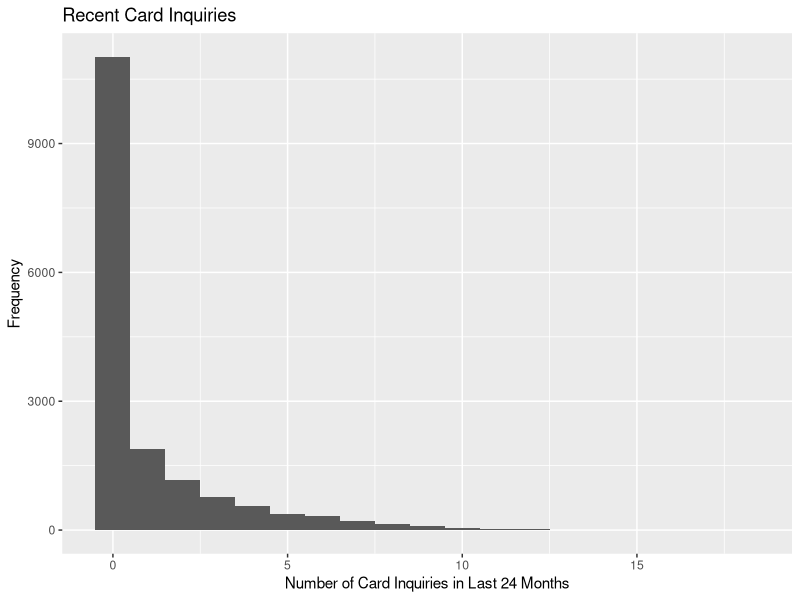
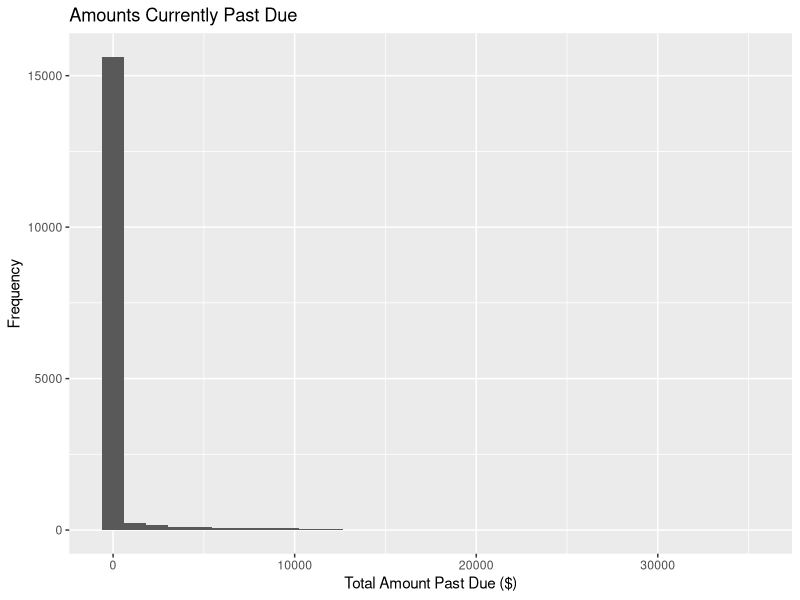
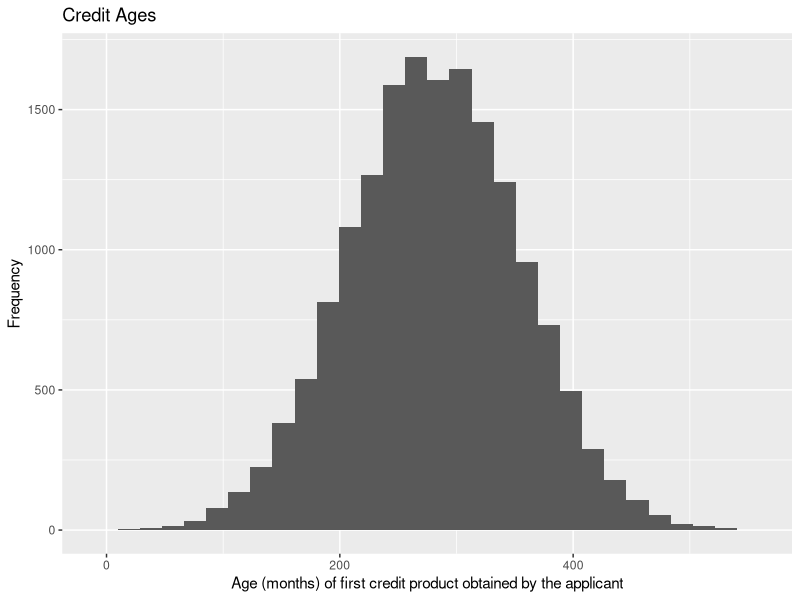
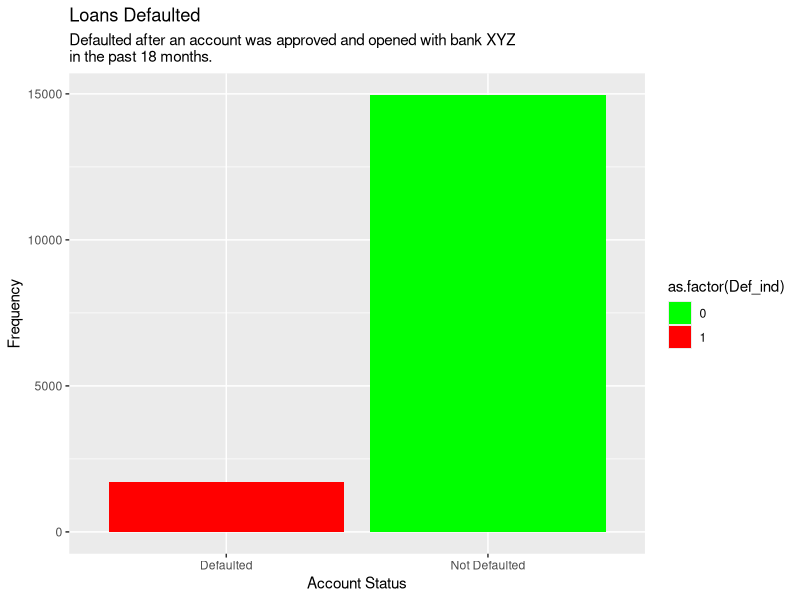
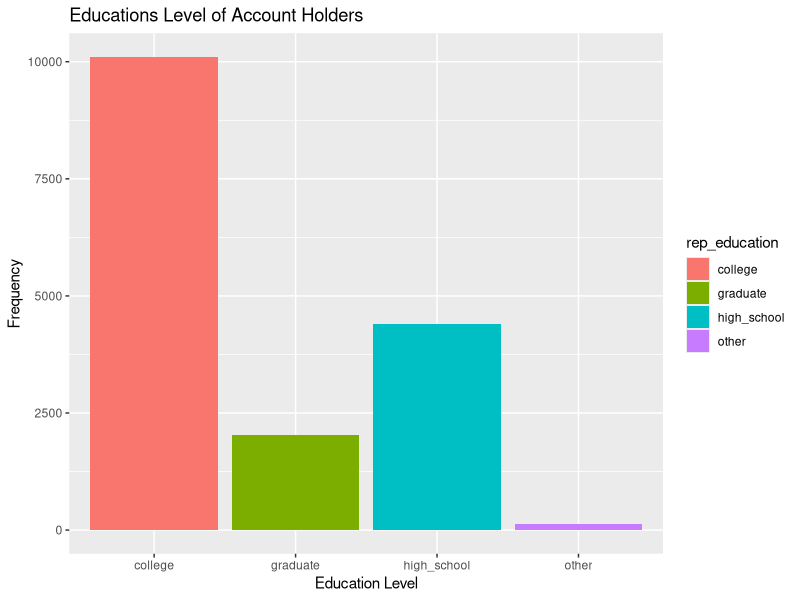
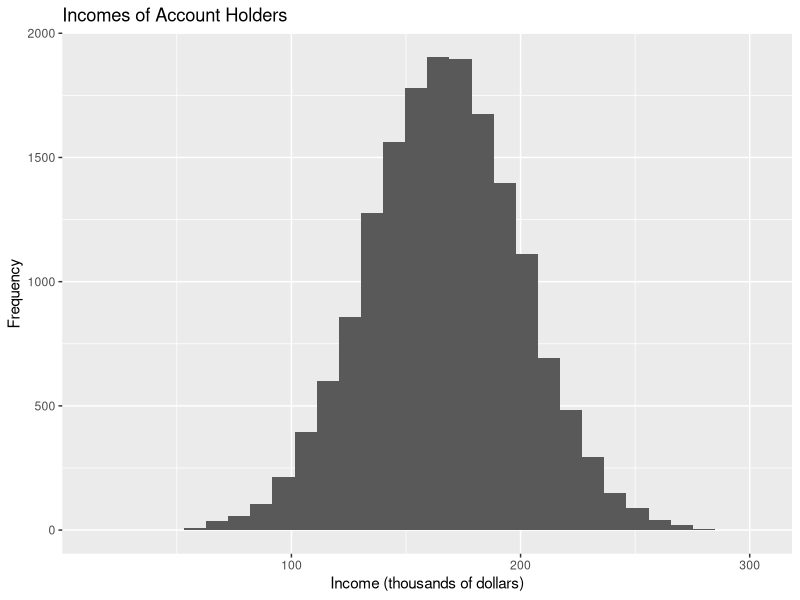
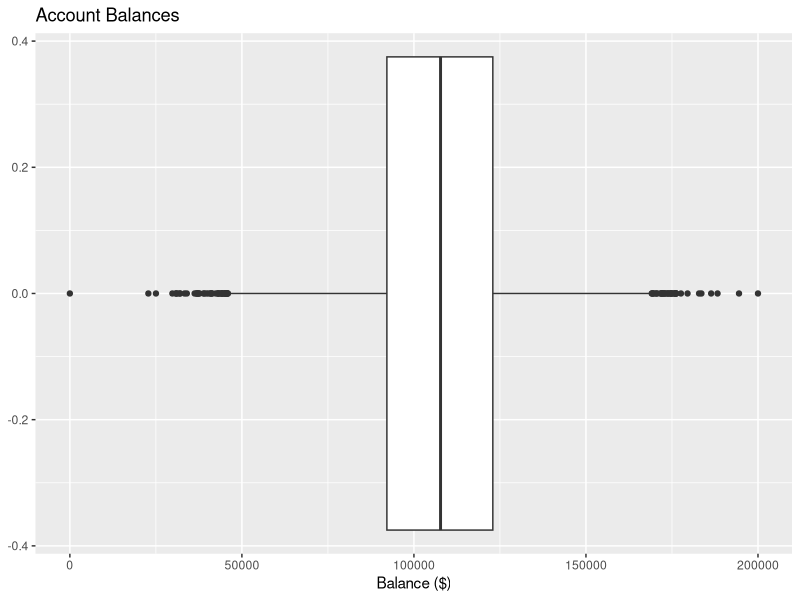

Reproduce these figures in R, in order.
#Daniel "Tom" Gehman
#Professor Kennedy
#Final Data 180

library('readxl')
setwd("C:/Users/gehmand/OneDrive - Carlisle Area School District/Desktop/Data 180 dTomGehman/DATA180/Final")
loandefaults = read.csv("loan_default_data_set.csv")

#Question 1
#part a
dim(loandefaults) #20000x21, i.e., 20000 observations/rows and 21 variables/columns

#part b
colnames(loandefaults)

#part c
head(loandefaults) #All of the variables are numerical except for rep_education (ordinal and categorical) and Def_ind (binary and categorical).  

#part d
for (i in colnames(loandefaults)){
  cat(i, ":: ", sum(is.na(loandefaults[[i]]))/nrow(loandefaults)*100, "% \n")
}
#only pct_card_over_50_uti and rep_income have missing values.  They are missing 9.79% and 7.795% respectively. 

#part e
#There are a few ways to deal with these missing values.  
#If finding summary statistics of each column, the values should be deleted.  
#When displaying data, it should be noted to the reader that there is a certain percentage of missing values.  
#Depending on my goal, I could delete/ignore the two columns with missing values from the dataset, or I could delete all observations with any missing values.  

#part f
#This data has predictor variables and a definite response variable.  
#Therefore, it would make the most sense to apply a supervised learning model.  
#Supervised learning requires a predictor and response to be established, while unsupervised learning has no predictors/responses.  

#part g
library('dplyr')
loandefaults = filter(loandefaults, !(is.na(pct_card_over_50_uti)|is.na(rep_income)))
dim(loandefaults) #Observations reduced to 16653


#Question 2
#part a
summary(loandefaults)

#part b
#mean & med are in the summary stats
#additionally find modes of each
names(sort(-table(loandefaults$num_card_inq_24_month)))[1]#0
names(sort(-table(loandefaults$tot_amount_currently_past_due)))[1]#0
names(sort(-table(loandefaults$credit_age)))[1]#295

#num_card_inq_24_month is right-skewed.  It has a median of 0 and a mean of 1.044.  
#Most of the data are 0s (mode=0) with some higher numbers that contribute to the mean.  
#tot_amount_currently_past_due is similar.  The median of 0 is much less than the mean of 354.2.  
#It has a mode of 0 as well; it is right-skewed.
#credit age is close to being centered.  The median is 281, and the mean is 280.9.  
#By this metric, it is very slightly left-skewed, almost symmetrical (bell-shaped).  
#The mode is 295, which is a bit higher than I'd expect.  This implies a bit of a left skew, 
#but not much since the mean and median are still so similar.  

#part c
library('ggplot2')
ggplot(loandefaults, aes(num_card_inq_24_month)) + geom_histogram(binwidth=1) + labs(title="Recent Card Inquiries", x="Number of Card Inquiries in Last 24 Months", y="Frequency")
#this confirms the strong right skew

ggplot(loandefaults, aes(tot_amount_currently_past_due)) + geom_histogram() + labs(title="Amounts Currently Past Due", x="Total Amount Past Due ($)", y="Frequency") 
#this confirms the strong right skew

ggplot(loandefaults, aes(credit_age)) + geom_histogram() + labs(title="Credit Ages", y="Frequency", x="Age (months) of first credit product obtained by the applicant")
#this shows a strong bell shape.  The left skew is real but very small as expected.  

#part d
print(levels(factor(loandefaults$rep_education))) #the 4 categories
#one way to assign numbers would be through a levels system, where each category gets a number
#These categories seem to have a natural order that could be 0-other, 1-high_school, 2-college, 3-graduate
#or 1-high_school, 2-college, 3-graduate, and 4-other
#or even 1-other 2-high_school, 3-college, and 4-graduate
#This solution creates one variable and has a hierarchy.  
#A disadvantage is that I'm unsure of how the "other" category would fit in the hierarchy.  

#Additionally, another option is to have four binary variables created, each representing a level.  
#A 1 or 0 is assigned for each object depending on whether or not it matches the level. 
#Four variables would be created, e.g., "isCollege", "isGraduate", "isHigh_school", and "isOther"
#E.g., an account with college ed would be assigned 1 for "isCollege" and 0 for all others.  
#This solution has no hierarchy.  It makes a sparse section of the dataframe, adding multiple variables (not just one like the other option).  


#Question 3
#part a
ggplot(loandefaults, aes(ifelse(Def_ind==1, "Defaulted", "Not Defaulted"), fill=as.factor(Def_ind)))+geom_bar()+scale_fill_manual(values=c("green", "red"))+labs(title="Loans Defaulted", y="Frequency", x="Account Status", subtitle="Defaulted after an account was approved and opened with bank XYZ\nin the past 18 months.  ")
#There are two categories, Defaulted and Not Defaulted (1 and 0).  Most of the loans have not been defaulted (~15,000), but about 2,000 have.  

#part b
ggplot(loandefaults, aes(rep_education, fill=rep_education))+geom_bar()+labs(title="Educations Level of Account Holders", x="Education Level", y="Frequency")
#There are four categories.  A majority (~10,000) of account holders have a college education.  
#Fewer than 5,000 have a high school education or less, and fewer than 2,500 have been to graduate school.  
#A small number are in the "other" category.  

#part c
ggplot(loandefaults, aes(rep_income/1000))+geom_histogram()+labs(title="Incomes of Account Holders", x="Income (thousands of dollars)", y="Frequency")
#The incomes appear bell-shaped with a mean, median, and mode of about $170,000.  

#part d
ggplot(loandefaults, aes(tot_balance))+geom_boxplot()+labs(title="Account Balances", x="Balance ($)")
#Based on the boxplot, the five number summary appears to be:  
 #Min=0
 #Q1=90,000
 #Med=110,000
 #Q3=125,000
 #max=200,000
#There are many outliers.  
#There appears to be at least a dozen upper outliers and a dozen lower outliers (but there could be more since they overlap on the plot).  

#Actual values to confirm:  
min(loandefaults$tot_balance) #minimum=0
quantile(loandefaults$tot_balance, .25) #q1=92,141.84
median(loandefaults$tot_balance) #med=107,739.6
quantile(loandefaults$tot_balance, .75) #q3=122,931.8
max(loandefaults$tot_balance) #max=200,000

#the upper and lower fence can be given by
median(loandefaults$tot_balance)+1.5*(quantile(loandefaults$tot_balance, .25)-quantile(loandefaults$tot_balance, .75))
median(loandefaults$tot_balance)-1.5*(quantile(loandefaults$tot_balance, .25)-quantile(loandefaults$tot_balance, .75))
#This is reflected on the plot, and there are many outliers on each side.  Not surprising for a data set this large.  
